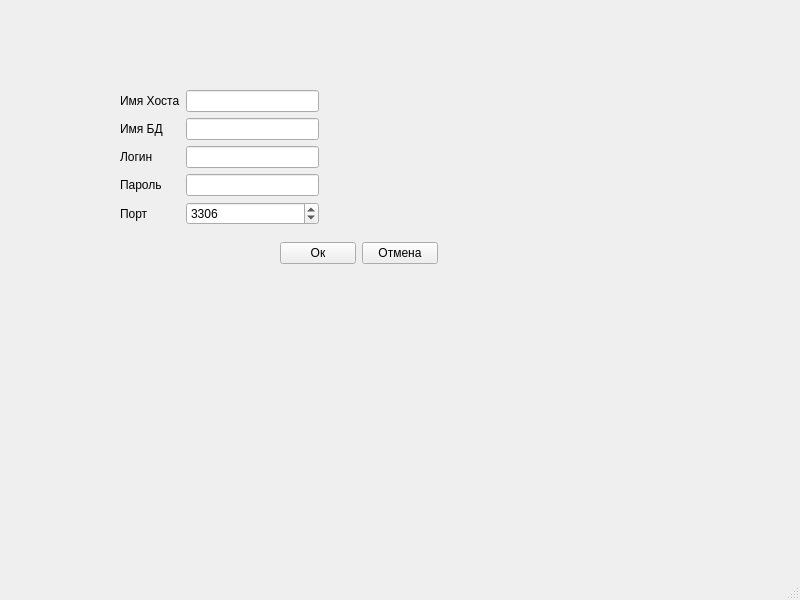
<?xml version="1.0" encoding="UTF-8"?>
<ui version="4.0">
 <class>MainWindow</class>
 <widget class="QMainWindow" name="MainWindow">
  <property name="geometry">
   <rect>
    <x>0</x>
    <y>0</y>
    <width>800</width>
    <height>600</height>
   </rect>
  </property>
  <property name="windowTitle">
   <string>MainWindow</string>
  </property>
  <widget class="QWidget" name="centralwidget">
   <widget class="QWidget" name="">
    <property name="geometry">
     <rect>
      <x>120</x>
      <y>90</y>
      <width>199</width>
      <height>136</height>
     </rect>
    </property>
    <layout class="QFormLayout" name="formLayout">
     <item row="0" column="0">
      <widget class="QLabel" name="HostName">
       <property name="text">
        <string>Имя Хоста</string>
       </property>
      </widget>
     </item>
     <item row="0" column="1">
      <widget class="QLineEdit" name="HostNameLine"/>
     </item>
     <item row="1" column="0">
      <widget class="QLabel" name="DBName">
       <property name="text">
        <string>Имя БД</string>
       </property>
      </widget>
     </item>
     <item row="1" column="1">
      <widget class="QLineEdit" name="DBNameLine"/>
     </item>
     <item row="2" column="0">
      <widget class="QLabel" name="login">
       <property name="text">
        <string>Логин</string>
       </property>
      </widget>
     </item>
     <item row="2" column="1">
      <widget class="QLineEdit" name="LoginLine">
       <property name="echoMode">
        <enum>QLineEdit::Normal</enum>
       </property>
      </widget>
     </item>
     <item row="3" column="0">
      <widget class="QLabel" name="password">
       <property name="text">
        <string>Пароль</string>
       </property>
      </widget>
     </item>
     <item row="3" column="1">
      <widget class="QLineEdit" name="PasswordLine">
       <property name="echoMode">
        <enum>QLineEdit::Password</enum>
       </property>
      </widget>
     </item>
     <item row="4" column="0">
      <widget class="QLabel" name="port">
       <property name="text">
        <string>Порт</string>
       </property>
      </widget>
     </item>
     <item row="4" column="1">
      <widget class="QSpinBox" name="PortSpinBox">
       <property name="sizePolicy">
        <sizepolicy hsizetype="Minimum" vsizetype="Fixed">
         <horstretch>0</horstretch>
         <verstretch>0</verstretch>
        </sizepolicy>
       </property>
       <property name="minimum">
        <number>1</number>
       </property>
       <property name="maximum">
        <number>65535</number>
       </property>
       <property name="value">
        <number>3306</number>
       </property>
      </widget>
     </item>
    </layout>
   </widget>
   <widget class="QWidget" name="">
    <property name="geometry">
     <rect>
      <x>280</x>
      <y>240</y>
      <width>158</width>
      <height>26</height>
     </rect>
    </property>
    <layout class="QHBoxLayout" name="horizontalLayout">
     <item>
      <widget class="QPushButton" name="ButtonOK">
       <property name="text">
        <string>Ок</string>
       </property>
      </widget>
     </item>
     <item>
      <widget class="QPushButton" name="ButtonCancel">
       <property name="text">
        <string>Отмена</string>
       </property>
      </widget>
     </item>
    </layout>
   </widget>
  </widget>
  <widget class="QMenuBar" name="menubar">
   <property name="geometry">
    <rect>
     <x>0</x>
     <y>0</y>
     <width>800</width>
     <height>22</height>
    </rect>
   </property>
  </widget>
  <widget class="QStatusBar" name="statusbar"/>
 </widget>
 <resources/>
 <connections/>
</ui>
